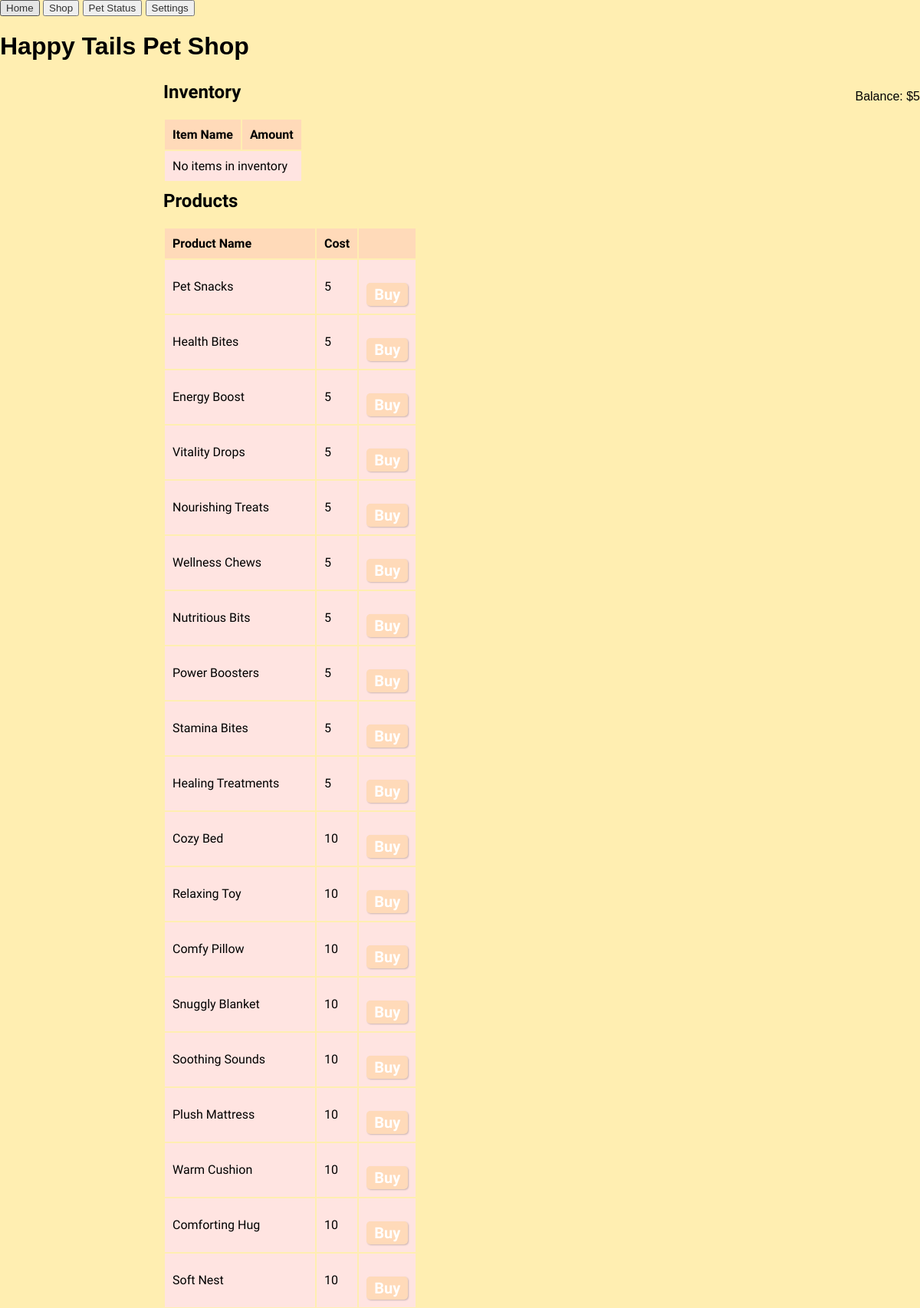
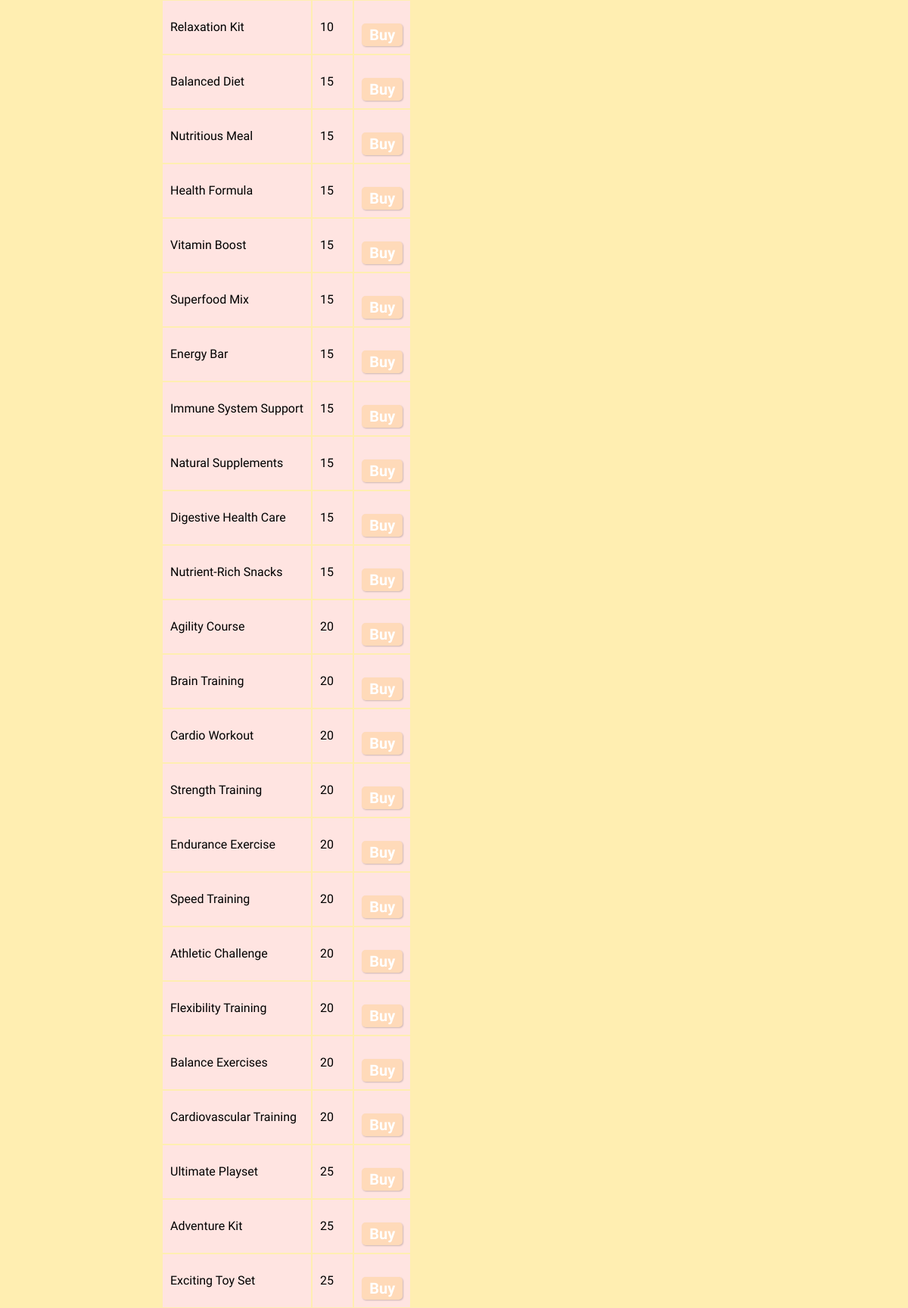
Page /shop (upper part) on the committed database (2 pictures, top to bottom).
### tables this page shows
CREATE TABLE pet_shop
                (item_id INTEGER PRIMARY KEY AUTOINCREMENT,
                item_name TEXT,
                cost INTEGER,
                effect INTEGER,
                weather_2xx REAL,
                weather_3xx REAL,
                weather_5xx REAL,
                weather_6xx REAL,
                weather_7xx REAL,
                weather_8xx REAL,
                ideal_time INTEGER);

### webapp.py (the view)
@app.route('/shop')
def shop():
    conn = sqlite3.connect('db/accountapet.db')
    c = conn.cursor()
    c.execute("SELECT user_name, user_id FROM current_user")
    result = c.fetchone()
    if result is None:
        return render_template('login.html')
    else:
        user_name, user_id = result[0], result[1]
    c.execute("SELECT wallet FROM users WHERE user_id=?", (user_id,))
    result = c.fetchone()
    wallet = result[0] if result else 0
    c.execute("SELECT item_id, item_name, item_amount, effect FROM inventory WHERE user_id=?", (user_id,))
    user_inventory = c.fetchall()
    c.execute("SELECT item_id, item_name, cost, effect FROM pet_shop")
    pet_shop_items = c.fetchall()
    c.close()
    conn.close()
    return render_template('shop.html', user_name=user_name, wallet=wallet, user_inventory=user_inventory, pet_shop_items=pet_shop_items)

### templates/shop.html (shortened to what this page needs)
<!DOCTYPE html>
<html>
<head>
    <link rel="stylesheet" type="text/css" href="{{ url_for('static', filename='style.css') }}">
</head>
<body>
    <div class="nav">
        <button class="button-nav"><a href="{{ url_for('home') }}">Home</a></button>
        <button class="button-nav"><a href="{{ url_for('shop') }}">Shop</a></button>
        <button class="button-nav"><a href="{{ url_for('pet_status') }}">Pet Status</a></button>
        <button class="button-nav"><a href="{{ url_for('settings') }}">Settings</a></button>
    </div>
    <h1>Happy Tails Pet Shop</h1>
    <p class="wallet">Balance: ${{ wallet }}</p>
    <div class="content">
        <div class="table-container">
          <div class="column table">
            <h2>Inventory</h2>
            <table>
              <thead>
                <tr>
                  <th>Item Name</th>
                  <th>Amount</th>
                </tr>
              </thead>
              <tbody>
                {% if user_inventory %}
                  {% for item in user_inventory %}
                    <tr>
                      <td>{{ item[1] }}</td>
                      <td>{{ item[2] }}</td>
                    </tr>
                  {% endfor %}
                {% else %}
                  <tr>
                    <td colspan="2">No items in inventory</td>
                  </tr>
                {% endif %}
              </tbody>
            </table>
          </div>
          <div class="column table">
            <h2>Products</h2>
            <table>
              <thead>
                <tr>
                  <th>Product Name</th>
                  <th>Cost</th>
                  <th></th>
                </tr>
              </thead>
              <tbody>
                {% for item in pet_shop_items %}
                  <tr>
                    <td>{{ item[1] }}</td>
                    <td>{{ item[2] }}</td>
                    <td>
                      <form action="http://127.0.0.1:5002/shop" method="POST">
                        <button type="submit">Buy</button>
                      </form>
                    </td>
                  </tr>
                {% endfor %}
              </tbody>
            </table>
          </div>
        </div>
    </div>
</body>
</html>

### static/style.css (style rules this page uses)
body { margin: 0; padding: 0; font-family: sans-serif; background-color: #FFEEB1; }
.content { max-width: 800px; margin: 0 auto; }
form { width: 40%; }
form button { display: block; height: 40px; margin-top: 20px; font-size: 20px; font-weight: bold; font-family: 'Tilt Warp'; color: #fff; background-color: #FFDAB9; border-radius: 5px; border: none; box-shadow: 1px 1px 2px rgba(0,0,0,0.2); padding: 0 10px; }
.wallet { float: right; }
.table-container { display: flex; flex-wrap: wrap; justify-content: center; align-items: flex-start; }
.table { width: 48%; margin-right: 1%; margin-left: 1%; }
.table h2 { font-size: 24px; font-family: 'Tilt Warp'; margin-top: 0; margin-bottom: 20px; }
.table th, .table td { padding: 10px; text-align: left; font-size: 16px; font-family: 'Tilt Warp'; }
.table th { background-color: #FFDAB9; }
.table td { background-color: #FFE4E1; }
.table td button { background-color: #FFDAB9; color: #fff; border-radius: 5px; border: none; box-shadow: 1px 1px 2px rgba(0,0,0,0.2); padding: 0 10px; height: 30px; cursor: pointer; }
.column { flex: 50%; padding: 5px; }
a:link { text-decoration: none;color: #303030; }

### rows in the picture
pet_shop: item_name "Pet Snacks", cost "5"
pet_shop: item_name "Health Bites", cost "5"
pet_shop: item_name "Energy Boost", cost "5"
pet_shop: item_name "Vitality Drops", cost "5"
pet_shop: item_name "Nourishing Treats", cost "5"
pet_shop: item_name "Wellness Chews", cost "5"
pet_shop: item_name "Nutritious Bits", cost "5"
pet_shop: item_name "Power Boosters", cost "5"
pet_shop: item_name "Stamina Bites", cost "5"
pet_shop: item_name "Healing Treatments", cost "5"
pet_shop: item_name "Cozy Bed", cost "10"
pet_shop: item_name "Relaxing Toy", cost "10"
pet_shop: item_name "Comfy Pillow", cost "10"
pet_shop: item_name "Snuggly Blanket", cost "10"
pet_shop: item_name "Soothing Sounds", cost "10"
pet_shop: item_name "Plush Mattress", cost "10"
pet_shop: item_name "Warm Cushion", cost "10"
pet_shop: item_name "Comforting Hug", cost "10"
pet_shop: item_name "Soft Nest", cost "10"
pet_shop: item_name "Relaxation Kit", cost "10"
pet_shop: item_name "Balanced Diet", cost "15"
pet_shop: item_name "Nutritious Meal", cost "15"
pet_shop: item_name "Health Formula", cost "15"
pet_shop: item_name "Vitamin Boost", cost "15"
pet_shop: item_name "Superfood Mix", cost "15"
pet_shop: item_name "Energy Bar", cost "15"
pet_shop: item_name "Immune System Support", cost "15"
pet_shop: item_name "Natural Supplements", cost "15"
pet_shop: item_name "Digestive Health Care", cost "15"
pet_shop: item_name "Nutrient-Rich Snacks", cost "15"
pet_shop: item_name "Agility Course", cost "20"
pet_shop: item_name "Brain Training", cost "20"
pet_shop: item_name "Cardio Workout", cost "20"
pet_shop: item_name "Strength Training", cost "20"
pet_shop: item_name "Endurance Exercise", cost "20"
pet_shop: item_name "Speed Training", cost "20"
pet_shop: item_name "Athletic Challenge", cost "20"
pet_shop: item_name "Flexibility Training", cost "20"
pet_shop: item_name "Balance Exercises", cost "20"
pet_shop: item_name "Cardiovascular Training", cost "20"
pet_shop: item_name "Ultimate Playset", cost "25"
pet_shop: item_name "Adventure Kit", cost "25"
pet_shop: item_name "Exciting Toy Set", cost "25"

### other values in the picture
{{ wallet }} "5"
